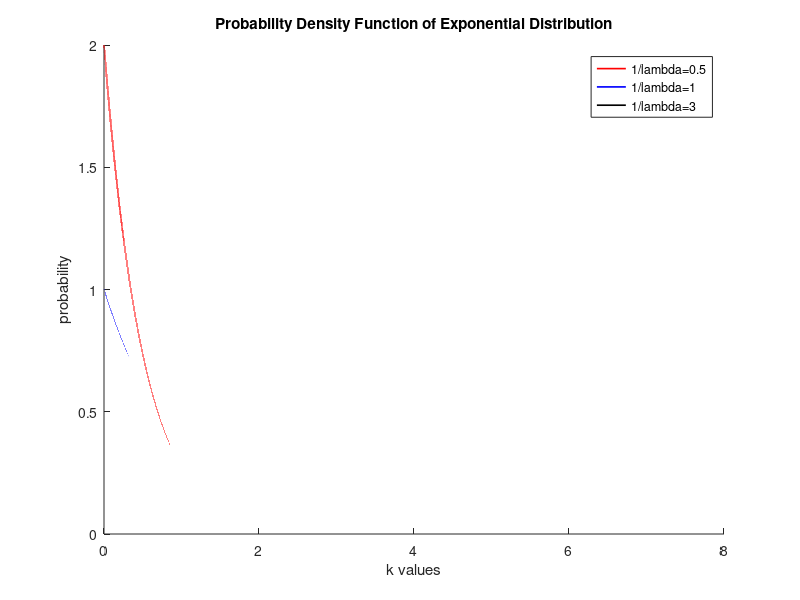
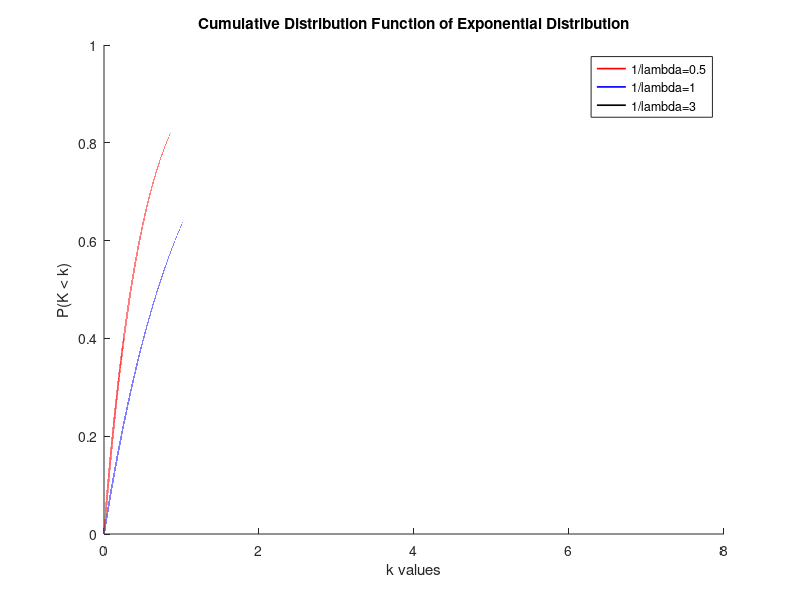

Write MATLAB code to recreate these figures, in order.
clc;
clear all;
close all;

# TASK: In a common diagram, design the Probability Density Function of Exponential Distribution
# with mean values 1/lambda 0.5, 1, 3. In the horizontal axes, choose k parameters 
# between 0 and 8.

k = 0:0.00001:8;
lambda = [0.5, 1, 3];

for i = 1 : columns(lambda)
  exponential(i,:) = exppdf(k,lambda(i));
endfor

colors = "rbk";
figure(1);
hold on;

for i = 1 : columns(lambda)
  plot(k, exponential(i,:), colors(i), "linewidth", 1.2);
endfor

hold off;

title("Probability Density Function of Exponential Distribution");
xlabel("k values");
ylabel("probability");
legend("1/lambda=0.5", "1/lambda=1", "1/lambda=3");

# TASK: In a common diagram, design the Cumulative Distribution Function of the
# former Exponential Distributions.

for i = 1 : columns(lambda)
  exponentialcdf(i, :) = expcdf(k, lambda(i));
endfor

figure(2);
hold on;

for i = 1 : columns(lambda)
  plot(k, exponentialcdf(i,:), colors(i), "linewidth", 1.2);
endfor

hold off;

title("Cumulative Distribution Function of Exponential Distribution");
xlabel("k values");
ylabel("P(K < k)");
legend("1/lambda=0.5", "1/lambda=1", "1/lambda=3");

# TASK: For 1/lambda = 2.5 calculate the probabilities P( X > 30000) and 
# P ( X > 50000 | X > 20000).

exponentialcdf_Task3 = expcdf(k, 2.5);

Prob3 = 1 - exponentialcdf_Task3(30000)
Prob5 = 1 - exponentialcdf_Task3(50000);
Prob2 = 1 - exponentialcdf_Task3(20000);
Prob5_2 = Prob5/Prob2
